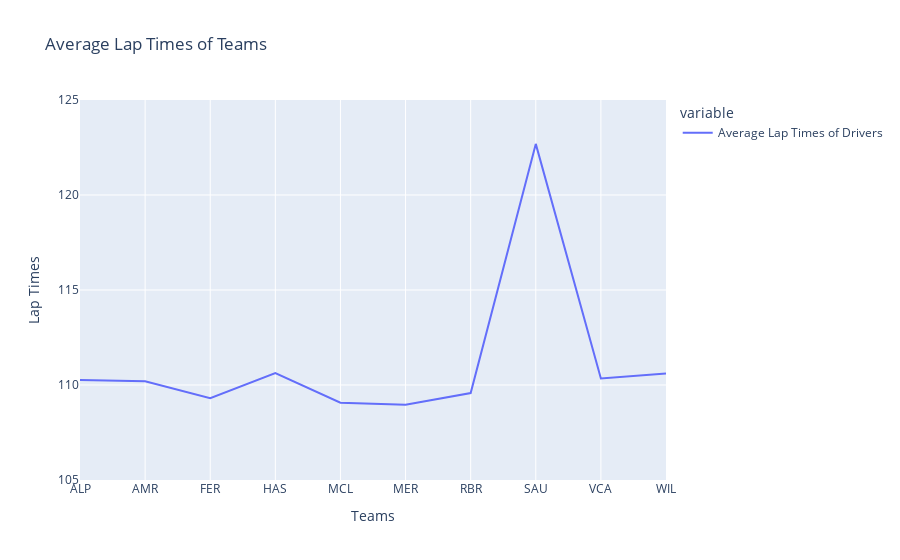

Notebook source saved alongside this figure:
### Code cell
avg_team_times = compare.groupby("Teams")["Average Lap Times of Drivers"].mean().rename({"Average Lap Times of Drivers":"Average Lap Times of Teams"})

fig = px.line(data_frame=avg_team_times,
              title="Average Lap Times of Teams",
              labels={"value":"Lap Times"})
fig.update_layout(yaxis_range=[105,125])

### Figure 1 — Plotly figure (JSON) as saved in the notebook; plotly's stock layout.template omitted (floating-point values rounded to 4 significant figures)
{"data": [{"hovertemplate": "variable=Average Lap Times of Drivers<br>Teams=%{x}<br>Lap Times=%{y}<extra></extra>", "legendgroup": "Average Lap Times of Drivers", "line": {"color": "#636efa", "dash": "solid"}, "marker": {"symbol": "circle"}, "mode": "lines", "name": "Average Lap Times of Drivers", "orientation": "v", "showlegend": true, "type": "scatter", "x": ["ALP", "AMR", "FER", "HAS", "MCL", "MER", "RBR", "SAU", "VCA", "WIL"], "xaxis": "x", "y": [110.3, 110.2, 109.3, 110.6, 109.1, 109.0, 109.6, 122.7, 110.3, 110.6], "yaxis": "y"}], "layout": {"legend": {"title": {"text": "variable"}, "tracegroupgap": 0}, "title": {"text": "Average Lap Times of Teams"}, "xaxis": {"anchor": "y", "domain": [0, 1], "title": {"text": "Teams"}}, "yaxis": {"anchor": "x", "domain": [0, 1], "range": [105, 125], "title": {"text": "Lap Times"}}}}
